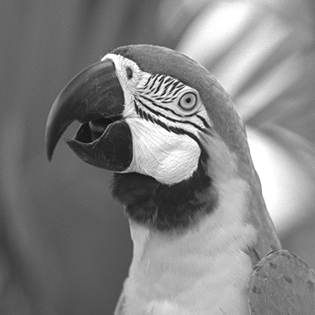
%> input picture Ex1/parrot.png, 315 x 315 px
$ octave Ex1_main.m   (GNU Octave 9; MATLAB toolbox functions it lacks are replaced by stand-ins)
%> lines starting %> are read from the running program, lines starting %| are printed output that depends on the picture
%%%%%%%%%%%%%%%%%%%%%%%%%%%%%%%%%%%%%%%%%%%%%%%%%%%%%%%%%%%%
% Exercise 1: Diffusion Processes                         %%
%%%%%%%%%%%%%%%%%%%%%%%%%%%%%%%%%%%%%%%%%%%%%%%%%%%%%%%%%%%%
% Course 048926: Variational methods in image processing  %%
%%%%%%%%%%%%%%%%%%%%%%%%%%%%%%%%%%%%%%%%%%%%%%%%%%%%%%%%%%%%
f_parrot = imread('parrot.png');
%> f_parrot is the input picture: size 315x315x3 uint8; min 14, max 255, mean 130.4
f_girl = imread('sun_girl.png');
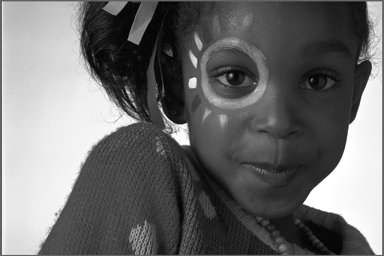
%> input picture Ex1/sun_girl.png, 384 x 256 px
%> f_girl is the input picture: size 256x384 uint8; min 0, max 255, mean 108.3

f_parrot = double(rgb2gray(f_parrot));
%> f_parrot: size 315x315 double
f_girl = double(f_girl);
%> f_girl: size 256x384 double

figure(1); imshow(f_parrot,[0,255])
title('Original parrot image');
figure(2); imshow(f_girl,[0,255])
title('Original girl image');

% Example
% Add noise
N_std = 10; % noise standard deviation
noise = randn(size(f_parrot))*N_std;
f = f_parrot + noise;
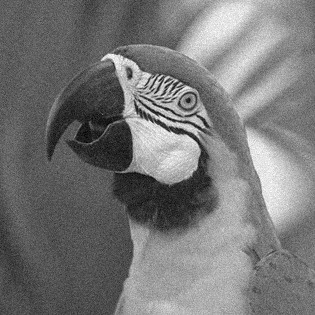
%> f: size 315x315 double; min -4.25, max 283.5, mean 130.4; drawn with min black and max white
figure(3); imshow(f,[0,255])
title('Parrot with noise');
% Gaussian convolution
H_sz = 7; H_sigma = 1;
H = fspecial('gaussian',H_sz,H_sigma);
u_gaussian = imfilter(f,H,'symmetric');
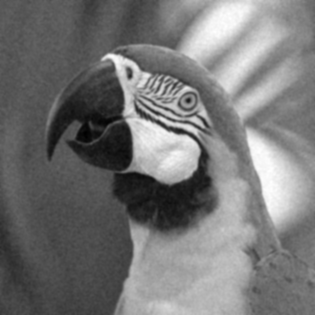
%> u_gaussian: size 315x315 double; min 16.67, max 262.5, mean 130.4; drawn with min black and max white
figure(4); imshow(u_gaussian,[0,255])
title('Noisy parrot after Gaussian smoothing');
v_gaussian = f-u_gaussian;  % difference image
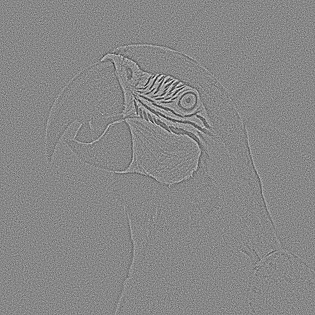
%> v_gaussian: size 315x315 double; min -108.9, max 95.71, mean 0; drawn with min black and max white
figure(5); imshow(v_gaussian,[])
title('Noisy parrot, Gaussian smoothing, difference image');

%> (the run ends here)
